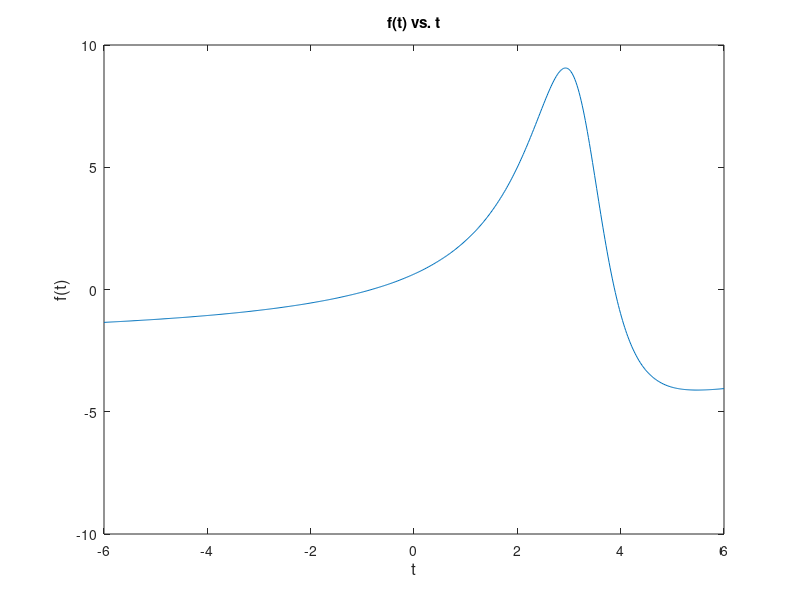

Source code (MATLAB):
% Simon Lee
%
% Guess Irrational function

close all; clear; clc;

% intialize Matrix A and vector b
A = [1,1,1,-2,-2;1,2,4,-10,-20;1,3,9,-27,-81;1,4,16,4,16;1,5,25,20,100];
b = [2;5;9;-1;-4];

% find the solutions
x = A\b
%x(4,1)

% prepare to plot
t = linspace(-6,6,600);
f=@(t) (x(1,1)+x(2,1)*t+x(3,1)*t.^2)./(1+ x(4,1)*t + x(5,1)*t.^2);

% Plot
figure(1)
plot(t,f(t));
xlabel('t', 'Fontsize', 12);
ylabel('f(t)', 'Fontsize', 12);
title('f(t) vs. t');